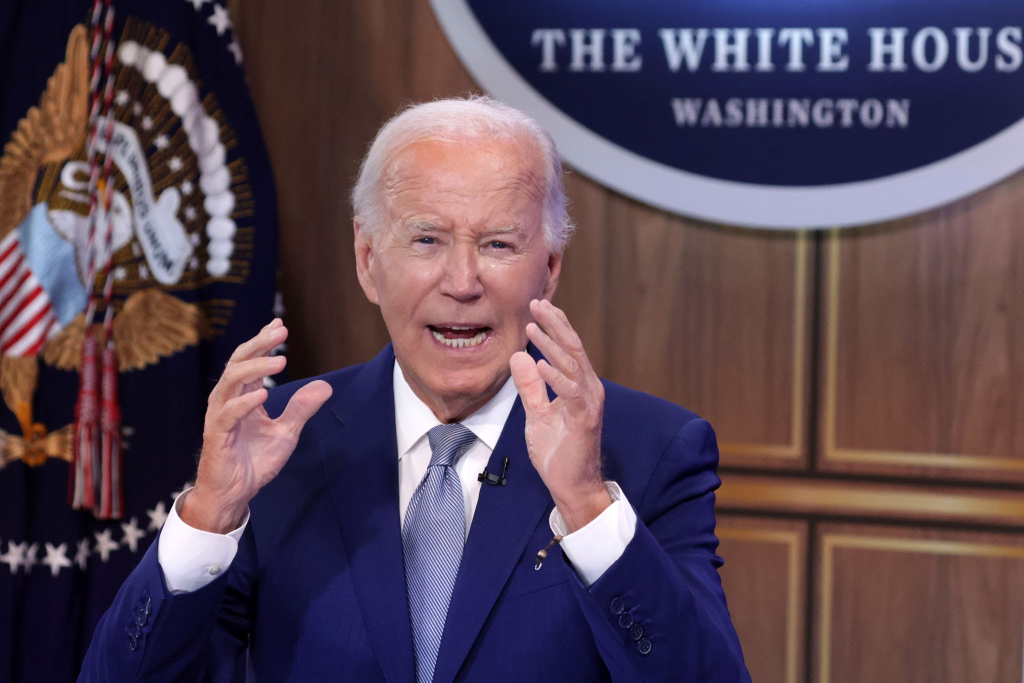
#> input picture AI_IOT/AI CODING/Face_recognition/Face_REG/dataset/1/biden1.jpeg, 2048 x 1365 px, given in place of the camera (shown at 1/2 size)
$ jupyter execute colour_detection.ipynb   (text cells are left out)
#> lines starting #> are read from the running program, lines starting #| are printed output that depends on the picture; after the words box and inside, x2 and y2 are one past the last pixel; in counts of white or black regions, pixels touching at a corner belong together
[cell 1]
import serial
import time

ser = serial.Serial('/dev/ttyUSB0',baudrate=115200,bytesize =8, parity ='N', stopbits =1)
hex = '3A0100020003000400'
#hex = '3A0101020103010401'

data_send = bytes.fromhex(hex)
ser.write(data_send)

ser.close()

[cell 2]
import numpy as np
import cv2
import serial
import time

# Initialize PySerial
ser = serial.Serial('/dev/ttyUSB0', 115200)  # Replace with your serial port and baud rate

webcam = cv2.VideoCapture(2)

# Function to send command via PySerial
def send_command(command):
    ser.write(bytes.fromhex(command))
    time.sleep(0.2)  # Adjust delay as necessary

# Define commands
initial_command = '3A0100020003000400'

# Initialize variables to track state
current_location = 'red'  # Start at red
previous_location = 'red'
last_sent_time = time.time()

def calibrate_hsv_ranges(image):
    hsv = cv2.cvtColor(image, cv2.COLOR_BGR2HSV)
    color_ranges = {
        'red': [(140, 100, 111), (180, 255, 255)],
        'green': [(35, 100, 50), (85, 255, 255)],
        'blue': [(100, 100, 100), (140, 255, 255)]
    }
    return hsv, color_ranges

# Start a while loop
while True:
    _, imageFrame = webcam.read()
#> imageFrame is the input picture: shape (1365, 2048, 3); mean B, G, R 84.6, 71.4, 89.9

    # Calibrate HSV ranges
    hsvFrame, color_ranges = calibrate_hsv_ranges(imageFrame)
#> color_ranges = {'red': [(140, 100, 111), (180, 255, 255)], 'green': [(35, 100, 50), (85, 255, 255)], 'blue': [(100, 100, 100), (140, 255, 255)]}

    # Dictionary to hold masks and results for each color
    masks = {}
    kernel = np.ones((5, 5), "uint8")

    # Variable to count detected colors
    detected_colors = 0

    for color, (lower, upper) in color_ranges.items():
        # Create mask for the color
        mask = cv2.inRange(hsvFrame, np.array(lower, np.uint8), np.array(upper, np.uint8))

        # Apply morphological operations
        mask = cv2.morphologyEx(mask, cv2.MORPH_OPEN, kernel)
        mask = cv2.morphologyEx(mask, cv2.MORPH_CLOSE, kernel)
        mask = cv2.dilate(mask, kernel)

        # Store masks
        masks[color] = mask
#> this loop made 3 passes
#> (color, lower, upper) on passes 1 to 3: ('red', (140, 100, 111), (180, 255, 255)), ('green', (35, 100, 50), (85, 255, 255)), ('blue', (100, 100, 100), (140, 255, 255))
#> pass 1, `mask = cv2.inRange(hsvFrame, np.array(lower, np.uint8), np.array(upper..`:
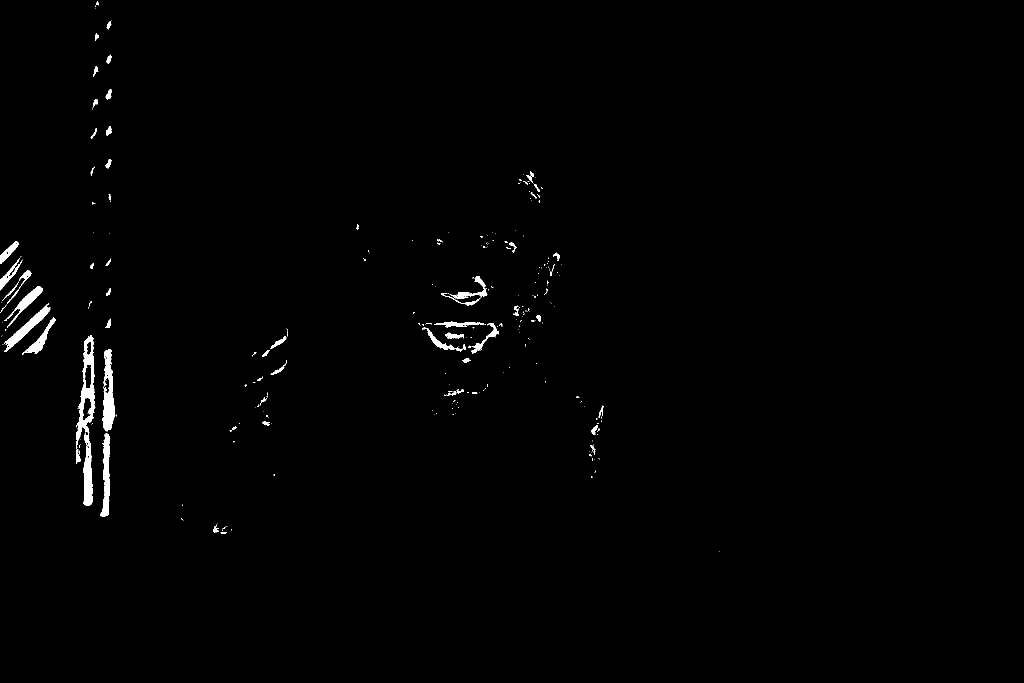
#> mask: shape (1365, 2048) (shown at 1/2 size); 0.8% white; 301 white regions (240 under 20 px), largest, box (x1, y1, x2, y2) and area: (152, 670, 191, 1012) 4947, (204, 698, 230, 863) 2526, (200, 867, 220, 1033) 1832
#> pass 1, `mask = cv2.morphologyEx(mask, cv2.MORPH_OPEN, kernel)`:
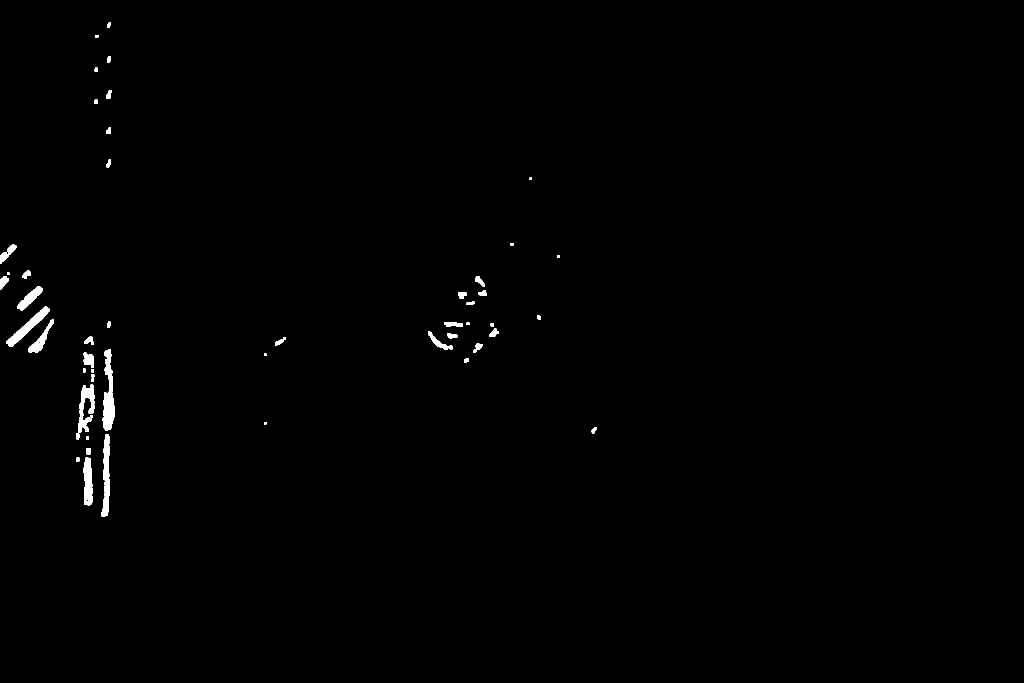
#> mask: shape (1365, 2048) (shown at 1/2 size); 0.58% white; 52 white regions, largest, box (x1, y1, x2, y2) and area: (205, 699, 230, 862) 2338, (203, 868, 219, 1033) 1760, (12, 613, 99, 694) 1671
#> pass 1, `mask = cv2.dilate(mask, kernel)`:
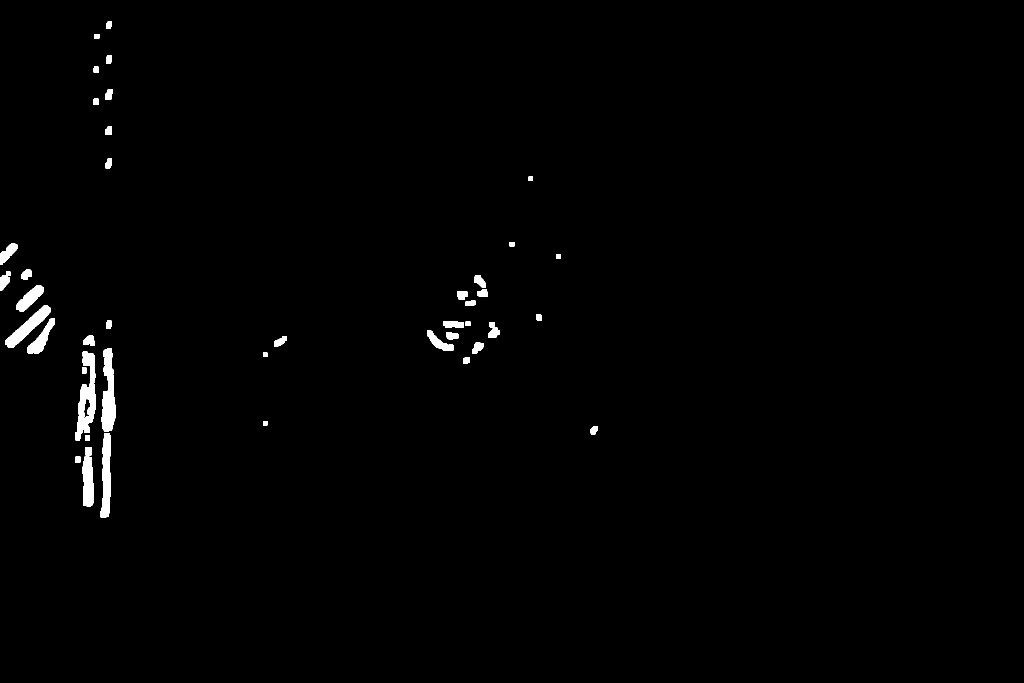
#> mask: shape (1365, 2048) (shown at 1/2 size); 0.92% white; 44 white regions, largest, box (x1, y1, x2, y2) and area: (203, 697, 232, 864) 3220, (151, 767, 192, 881) 2725, (201, 866, 221, 1035) 2552
#> after the loop, masks = 3 items

    # Define color bounding box color (BGR format)
    color_bbox = {
        'red': (0, 0, 255),
        'green': (0, 255, 0),
        'blue': (255, 0, 0)
    }

    detected_color = None

    for color, mask in masks.items():
        # Find contours for each color
        contours, _ = cv2.findContours(mask, cv2.RETR_TREE, cv2.CHAIN_APPROX_SIMPLE)

        for contour in contours:
            area = cv2.contourArea(contour)
            if area > 300:  # Adjust this threshold as needed
                x, y, w, h = cv2.boundingRect(contour)
                cv2.rectangle(imageFrame, (x, y), (x + w, y + h), color_bbox[color], 2)
                cv2.putText(imageFrame, f"{color.capitalize()} Colour", (x, y), cv2.FONT_HERSHEY_SIMPLEX, 1.0, color_bbox[color])

                detected_colors += 1
                detected_color = color
#> this loop made 3 passes
#> color on passes 1 to 3: 'red', 'green', 'blue'
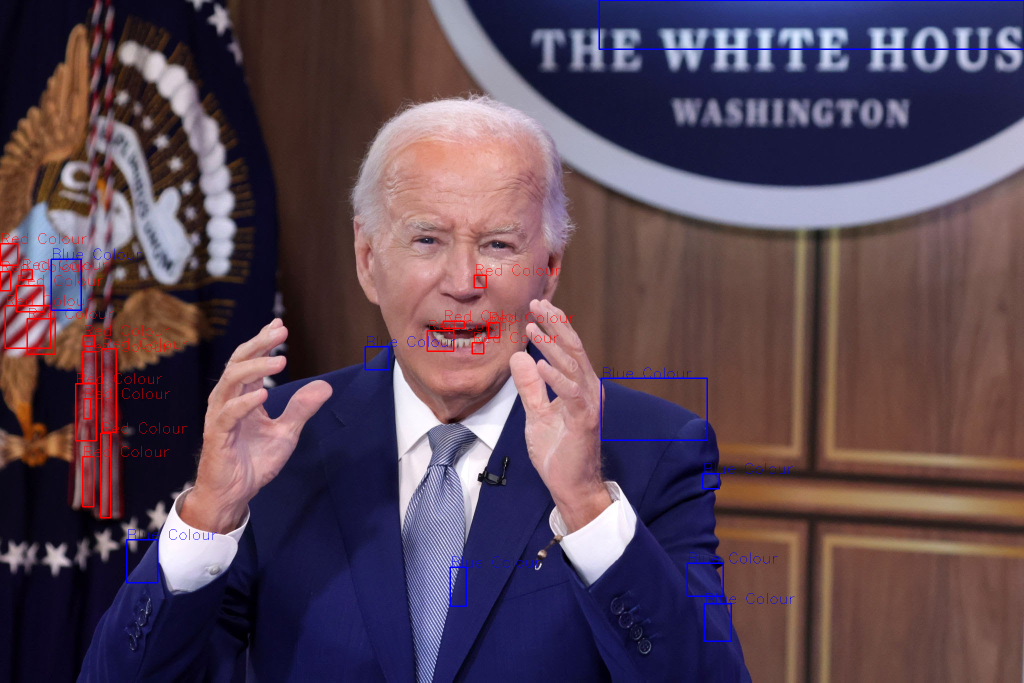
#> imageFrame: shape (1365, 2048, 3) (shown at 1/2 size); 1.1% of pixels changed, all inside (x1, y1, x2, y2) = (0, 0, 2048, 1284)
#> after the loop, detected_colors = 27

    if detected_colors == 1:
        # Only send command if exactly one color is detected
        if detected_color == 'red':
            if previous_location == 'blue':
                send_command('3A0101020003000400')
            elif previous_location == 'green':
                send_command('3A0101020003000400')
            elif previous_location == 'red':
                pass
            current_location = 'red'

        elif detected_color == 'green':
            if previous_location == 'blue':
                send_command('3A0100020103000400')
            elif previous_location == 'green':
                pass
            elif previous_location == 'red':
                send_command('3A0100020103000401')
            current_location = 'green'

        elif detected_color == 'blue':
            if previous_location == 'red':
                send_command('3A0100020003010401')
            elif previous_location == 'green':
                send_command('3A0100020003010401')
            elif previous_location == 'blue':
                pass
            current_location = 'blue'

        # Update previous location
        previous_location = detected_color

    # Display the resulting frame
    cv2.imshow("Multiple Color Detection in Real-Time", imageFrame)

    # Handle key press 'q' to exit and reset
    if cv2.waitKey(10) & 0xFF == ord('q'):
#> (key q is pressed here)
        send_command(initial_command)  # Return to initial position
        break

# Release resources
webcam.release()
cv2.destroyAllWindows()

$ run again, on AI_IOT/AI CODING/Face_recognition/Face_REG/dataset/1/biden2.jpeg
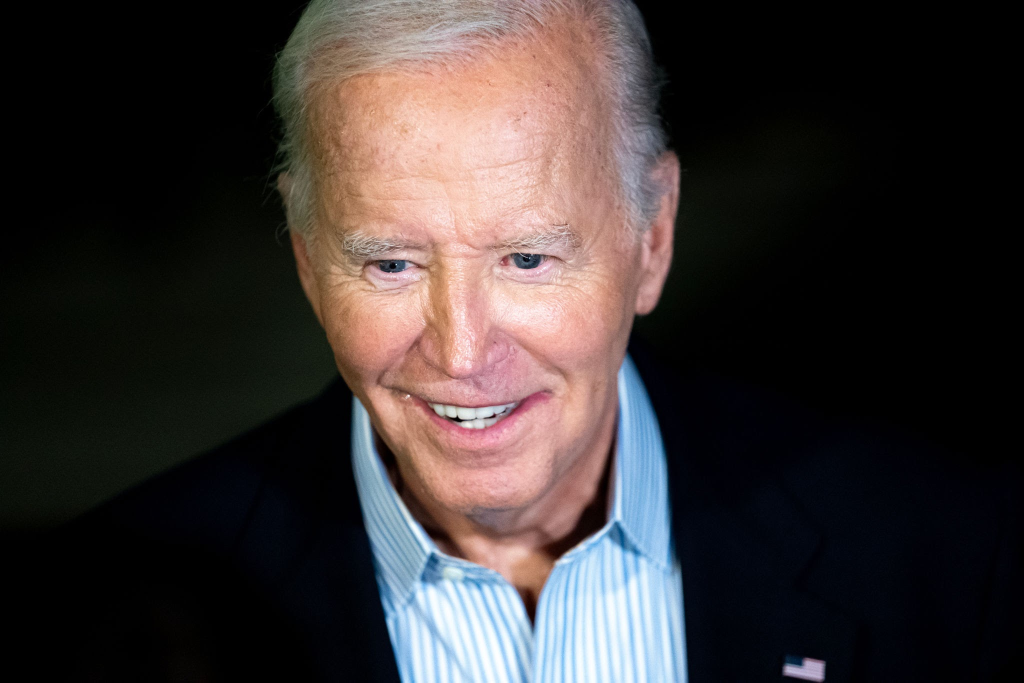
#> input picture AI_IOT/AI CODING/Face_recognition/Face_REG/dataset/1/biden2.jpeg, 2048 x 1365 px, given in place of the camera (shown at 1/2 size)
#> imageFrame is the input picture: shape (1365, 2048, 3); mean B, G, R 52.5, 53.2, 60.4
#> hsv: shape (1365, 2048, 3); mean H, S, V 44.2, 91.3, 67.1
#> color_ranges = {'red': [(140, 100, 111), (180, 255, 255)], 'green': [(35, 100, 50), (85, 255, 255)], 'blue': [(100, 100, 100), (140, 255, 255)]}
#> the loop `for color, (lower, upper) in color_ranges.items():` made 3 passes
#> (color, lower, upper) on passes 1 to 3: ('red', (140, 100, 111), (180, 255, 255)), ('green', (35, 100, 50), (85, 255, 255)), ('blue', (100, 100, 100), (140, 255, 255))
#> pass 1, `mask = cv2.dilate(mask, kernel)`:
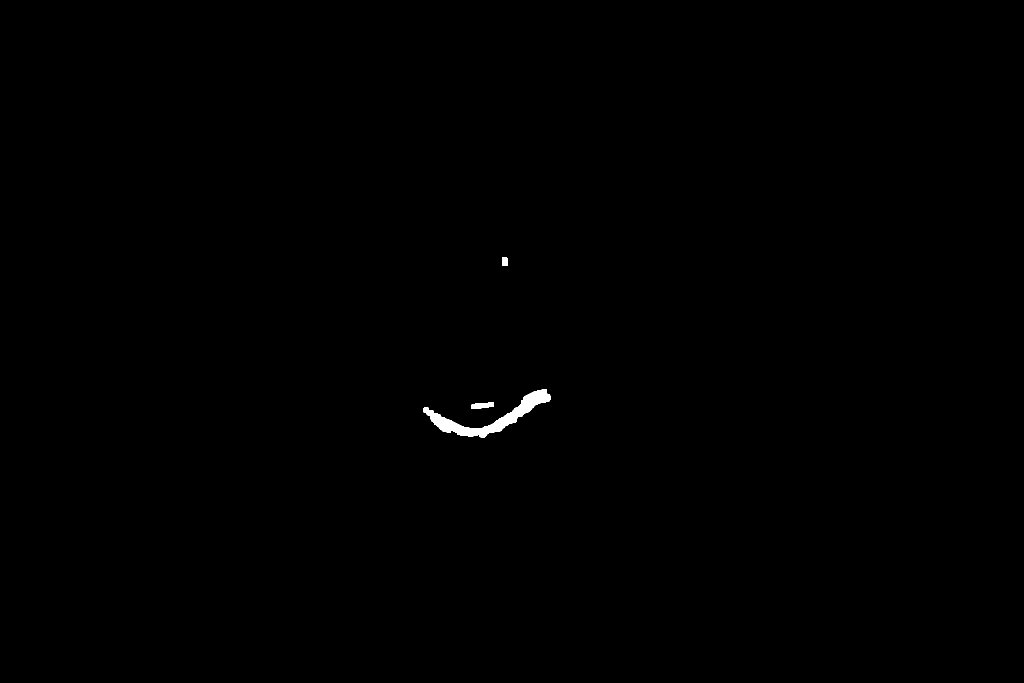
#> mask: shape (1365, 2048) (shown at 1/2 size); 0.23% white; 3 white regions, box (x1, y1, x2, y2) and area: (847, 779, 1101, 875) 5784, (943, 805, 988, 818) 443, (1004, 515, 1016, 532) 196
#> after the loop `for color, (lower, upper) in color_ranges.items():`: masks = 3 items
#> the loop `for color, mask in masks.items():` made 3 passes
#> color on passes 1 to 3: 'red', 'green', 'blue'
#> after the loop `for color, mask in masks.items():`:
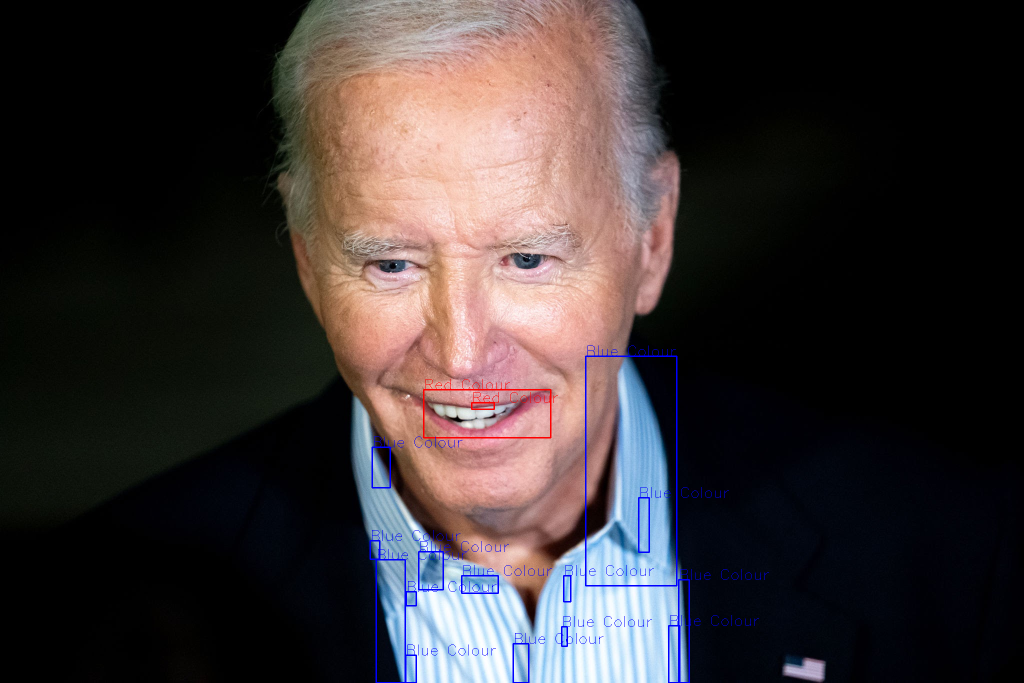
#> imageFrame: shape (1365, 2048, 3) (shown at 1/2 size); 0.73% of pixels changed, all inside (x1, y1, x2, y2) = (739, 691, 1538, 1365)
#> after the loop `for color, mask in masks.items():`: detected_colors = 16
